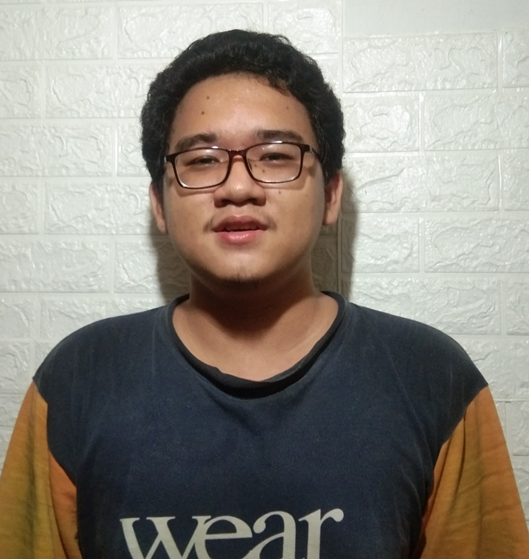
#> input picture FaceRecognitionUsingOpenCV/test-data/test1.jpg, 529 x 559 px
$ python -i FaceRecognitionUsingOpenCV.py   (imports and definitions only)
#> lines starting #> are read from the running program, lines starting #| are printed output that depends on the picture
#> further down, picture is the input picture: shape (559, 529, 3); mean B, G, R 123.8, 132.5, 138.3

# coding: utf-8

# Face Recognition with OpenCV

from array import array
from multiprocessing.dummy import Array
#import OpenCV module
import cv2
#import os module for reading training data directories and paths
import os
#import numpy to convert python lists to numpy arrays as
#it is needed by OpenCV face recognizers
import numpy as np

#chdir in order to adjust path changes
# [1 line not run here, left out]
#there is no label 0 in our training data so subject name for index/label 0 is empty
subjects = ["", "Ferdinan Kurnianto", "Tikkos"]


#function to detect face using OpenCV
def detect_face_lbp(img):
    #convert the test image to gray image as opencv face detector expects gray images
    gray = cv2.cvtColor(img, cv2.COLOR_BGR2GRAY)
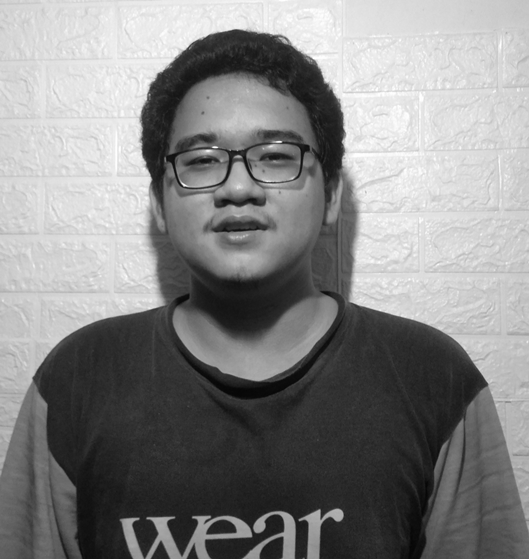
#> gray: shape (559, 529); min 6, max 255, mean 133.3

    #load OpenCV face detector, I am using haar in this one
    face_cascade = cv2.CascadeClassifier('opencv-files/lbpcascade_frontalface.xml')

    #let's detect multiscale (some images may be closer to camera than others) images
    #result is a list of faces
    faces = face_cascade.detectMultiScale(gray, scaleFactor=1.2, minNeighbors=5);
#> faces = [[144, 83, 194, 194]]

    #if no faces are detected then return original img
    if (len(faces) == 0):
        return None, None

    #under the assumption that there will be only one face,
    #extract the face area
    (x, y, w, h) = faces[0]
#> x = 144; y = 83; w = 194; h = 194

    #return only the face part of the image
    return gray[y:y+w, x:x+h], faces[0]

#function to detect face using OpenCV
# [165 lines left out: functions detect_profile_lbp, detect_face_haar, detect_face_haar2, detect_profile_haar, prepare_training_data, not called in this run]

#function to draw rectangle on image
#according to given (x, y) coordinates and
#given width and heigh
def draw_rectangle(img, rect):
    (x, y, w, h) = rect
    cv2.rectangle(img, (x, y), (x+w, y+h), (0, 255, 0), 2)

#function to draw text on give image starting from
#passed (x, y) coordinates.
def draw_text(img, text, x, y):
    cv2.putText(img, text, (x, y), cv2.FONT_HERSHEY_PLAIN, 1.5, (0, 255, 0), 2)


#this function recognizes the person in image passed
#and draws a rectangle around detected face with name of the
#subject
# [19 lines left out: function predict_lbp, not called in this run]

def predict_lbp2(test_img):
    #make a copy of the image as we don't want to chang original image
    img = test_img.copy()
    #detect face from the image
    face, rect = detect_face_lbp(img)
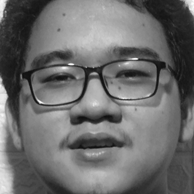
#> face: shape (194, 194); min 14, max 254, mean 108.2
#> rect = [144, 83, 194, 194]
    if face is None:
        face, rect = detect_profile_lbp(img)

    #predict the image using our face recognizer
    try:
        label, confidence = face_recognizer.predict(face)
        #get name of respective label returned by face recognizer
        label_text = subjects[label]

        #draw a rectangle around face detected
        draw_rectangle(img, rect)
        #draw name of predicted person
        draw_text(img, label_text, rect[0], rect[1]-5)
    except:
        print("Prediction failed")
    return img

# [110 lines left out: functions predict_haar, predict_haar2, predict_haar3, predict_haar4, not called in this run]


# [22 lines not run here, left out]

test_img=[0]*22
predicted_img=[0]*22

# [71 lines not run here, left out]

>>> import cv2
>>> picture = cv2.imread('test-data/test1.jpg')
>>> result = predict_lbp2(picture)

$ run again, on FaceRecognitionUsingOpenCV/test-data/test13.jpg
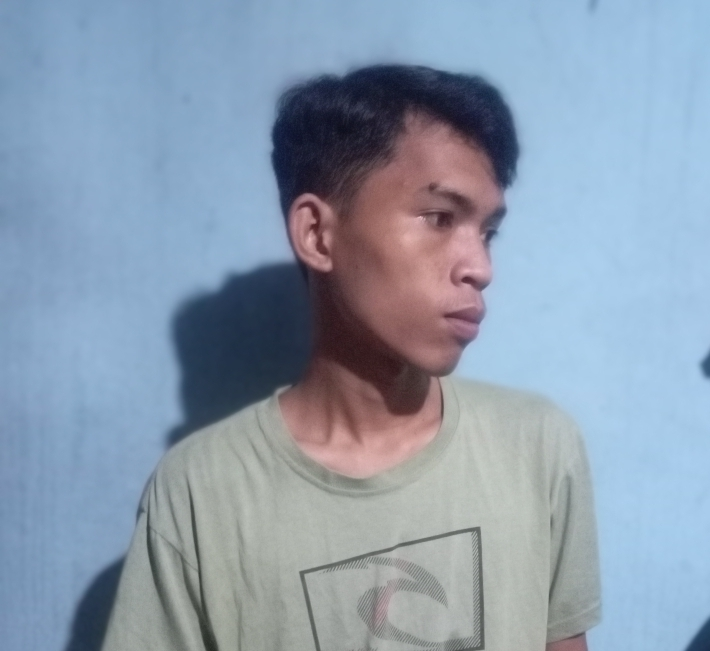
#> input picture FaceRecognitionUsingOpenCV/test-data/test13.jpg, 710 x 651 px
#> picture is the input picture: shape (651, 710, 3); mean B, G, R 174.6, 156.1, 140.1
#> in detect_face_lbp, `gray = cv2.cvtColor(img, cv2.COLOR_BGR2GRAY)`:
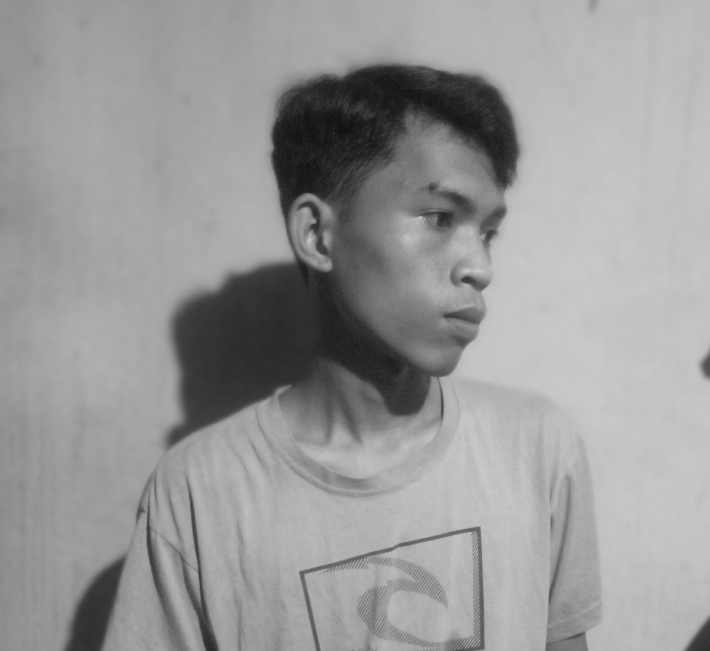
#> gray: shape (651, 710); min 14, max 204, mean 153.4
#> faces = ()

$ run again, on FaceRecognitionUsingOpenCV/test-data/test14.jpg
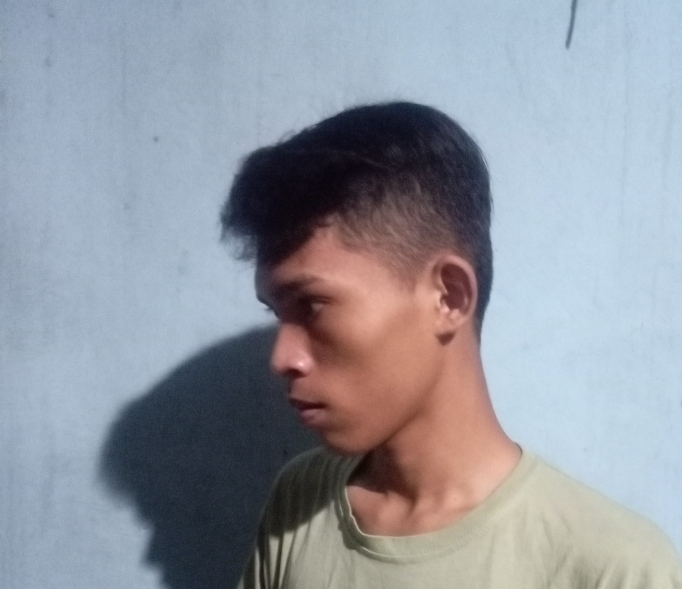
#> input picture FaceRecognitionUsingOpenCV/test-data/test14.jpg, 682 x 589 px
#> picture is the input picture: shape (589, 682, 3); mean B, G, R 161.2, 151.7, 147.1
#> in detect_face_lbp, `gray = cv2.cvtColor(img, cv2.COLOR_BGR2GRAY)`:
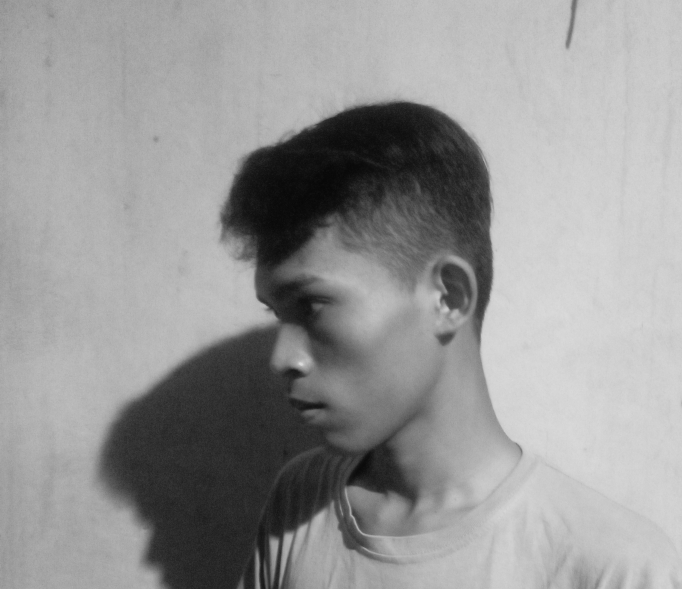
#> gray: shape (589, 682); min 7, max 219, mean 151.4
#> faces = ()

$ run again, on FaceRecognitionUsingOpenCV/test-data/test15.jpg
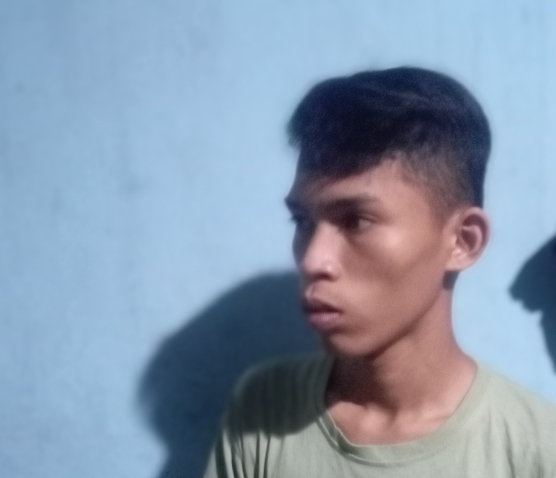
#> input picture FaceRecognitionUsingOpenCV/test-data/test15.jpg, 556 x 478 px
#> picture is the input picture: shape (478, 556, 3); mean B, G, R 172.7, 152.2, 135.4
#> in detect_face_lbp, `gray = cv2.cvtColor(img, cv2.COLOR_BGR2GRAY)`:
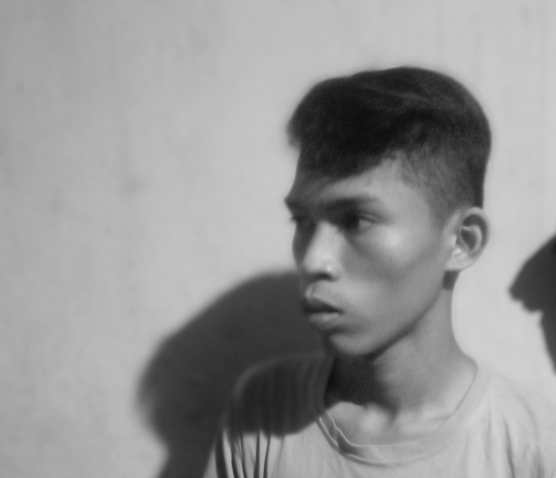
#> gray: shape (478, 556); min 13, max 213, mean 149.6
#> faces = ()
